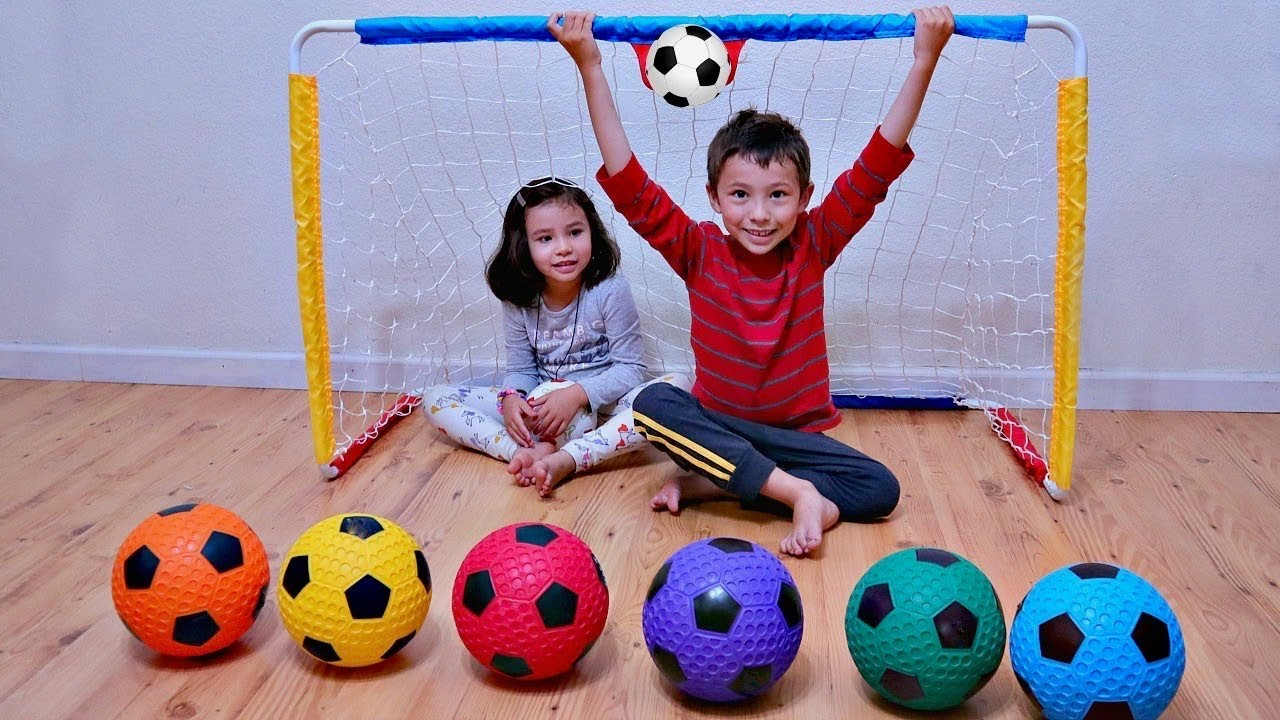
#> input picture 4/Python/2025.04.07/pic.jpg, 1280 x 720 px
$ jupyter execute ora9.ipynb
#> lines starting #> are read from the running program, lines starting #| are printed output that depends on the picture; after the words box and inside, x2 and y2 are one past the last pixel; in counts of white or black regions, pixels touching at a corner belong together
[cell 1]
import cv2 as cv
import numpy as np
import matplotlib.pyplot as plt

[cell 2]
img = cv.imread("pic.jpg")
#> img is the input picture: shape (720, 1280, 3); mean B, G, R 150.7, 135.3, 154.8

[cell 3]
if img is not None:
    cv.imshow("title",img)
    cv.waitKey(0)
    cv.destroyAllWindows()
else:
    print("This image could not be opened")

[cell 4]
cv.imshow("title",img[100:300,200:400])
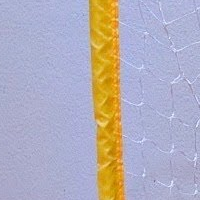
#> window 'title': shape (200, 200, 3); mean B, G, R 186.4, 174.1, 178.2
cv.waitKey(0)
cv.destroyAllWindows()

[cell 5]
sav = img[100:300,200:400]
cv.imshow("sav",sav)
cv.waitKey(0)
cv.destroyAllWindows()

[cell 6]
savPiros = img[100:300,200:400,0]
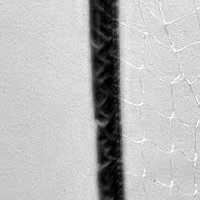
#> savPiros: shape (200, 200); min 0, max 255, mean 186.4
savZold = img[100:300,200:400,1]
savKek = img[100:300,200:400,2]
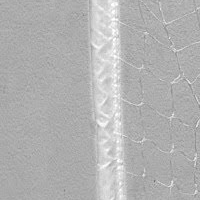
#> savKek: shape (200, 200); min 108, max 255, mean 178.2
cv.imshow("sav",savPiros+savZold+savKek)
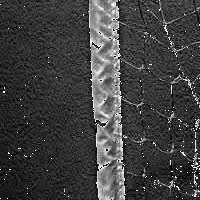
#> window 'sav': shape (200, 200); min 0, max 255, mean 63.8
cv.waitKey(0)
cv.destroyAllWindows()

[cell 7]
b,g,r=cv.split(img)
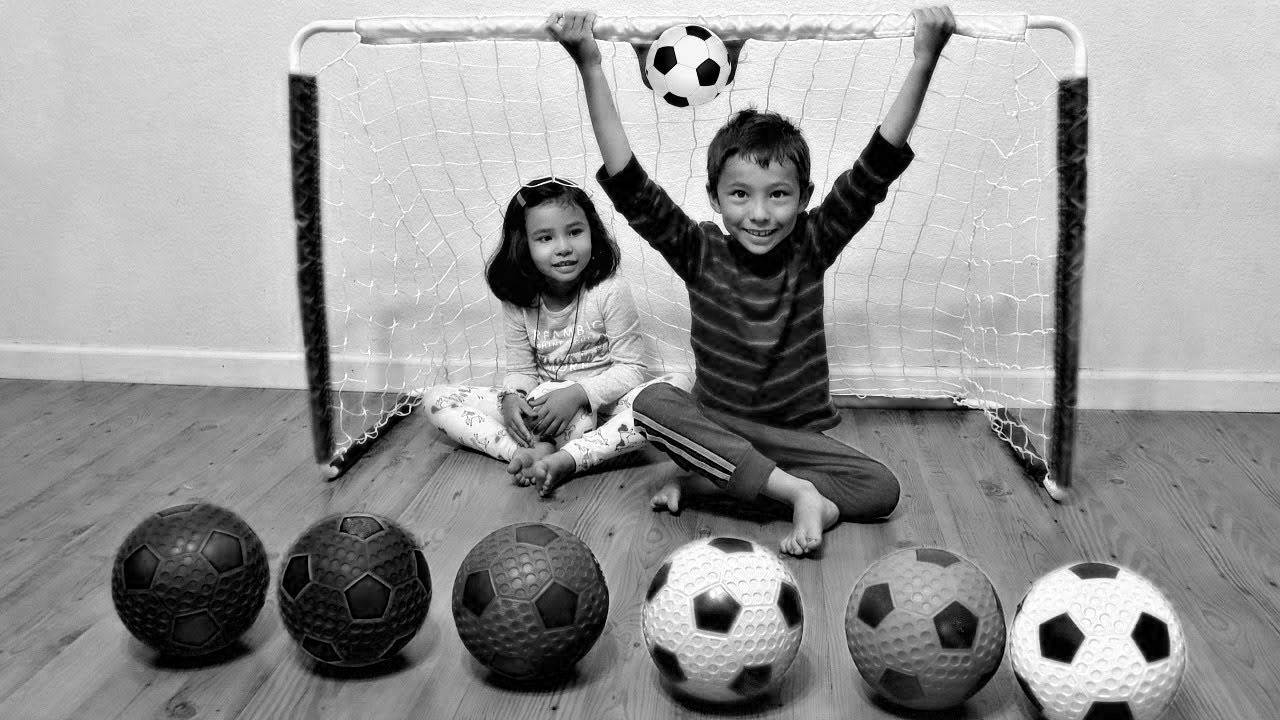
#> b: shape (720, 1280); min 0, max 255, mean 150.7
cv.imshow("kek",b)
cv.waitKey(0)
cv.destroyAllWindows()

[cell 8]
img2 = cv.merge((r,b,g))
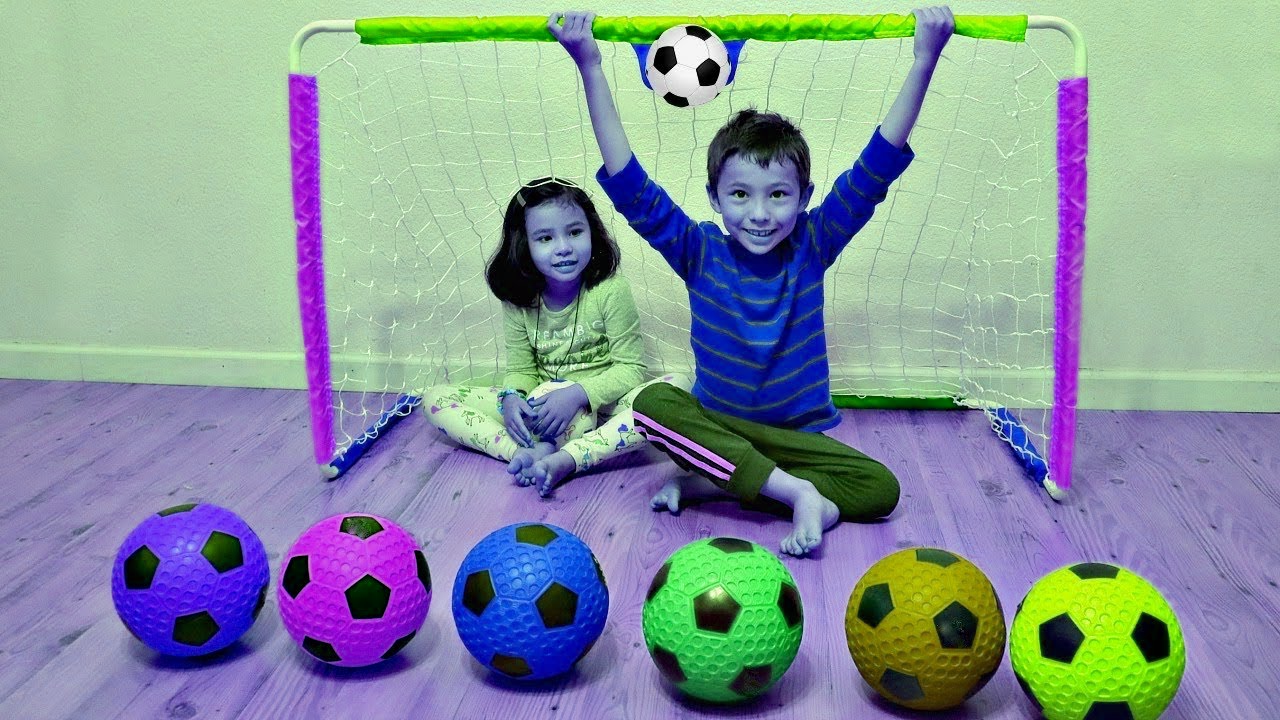
#> img2: shape (720, 1280, 3); mean of channels 0, 1, 2 154.8, 150.7, 135.3; drawn as B, G, R
cv.imshow("szines",img2)
cv.waitKey(0)
cv.destroyAllWindows()

[cell 9]
print(img.shape, img.size)
#| (720, 1280, 3) 2764800

[cell 10]
#sav: 100:300, 200:400
img3 = img
img3[500:700, 100:300] = sav
#> img3: shape (720, 1280, 3); 4.34% of pixels changed, all inside (x1, y1, x2, y2) = (100, 500, 300, 700)
cv.imshow("rarakas",img3)
cv.waitKey(0)
cv.destroyAllWindows()

[cell 11]
flags = [i for i in dir(cv) if i.startswith("COLOR_")]
print(flags)

[cell 12]
flags = [i for i in dir(cv) if i.startswith("COLOR_")]
print(flags)

[cell 13]
# hsv = hue saturation value
# [0-167] [0-255] [0-255]

hsv = cv.cvtColor(img, cv.COLOR_BGR2HSV)
#> hsv: shape (720, 1280, 3); mean H, S, V 88.1, 94.1, 185.1

[cell 14]
mask = cv.inRange(hsv,np.array([[90,50,70]]),np.array([[128,255,255]]))
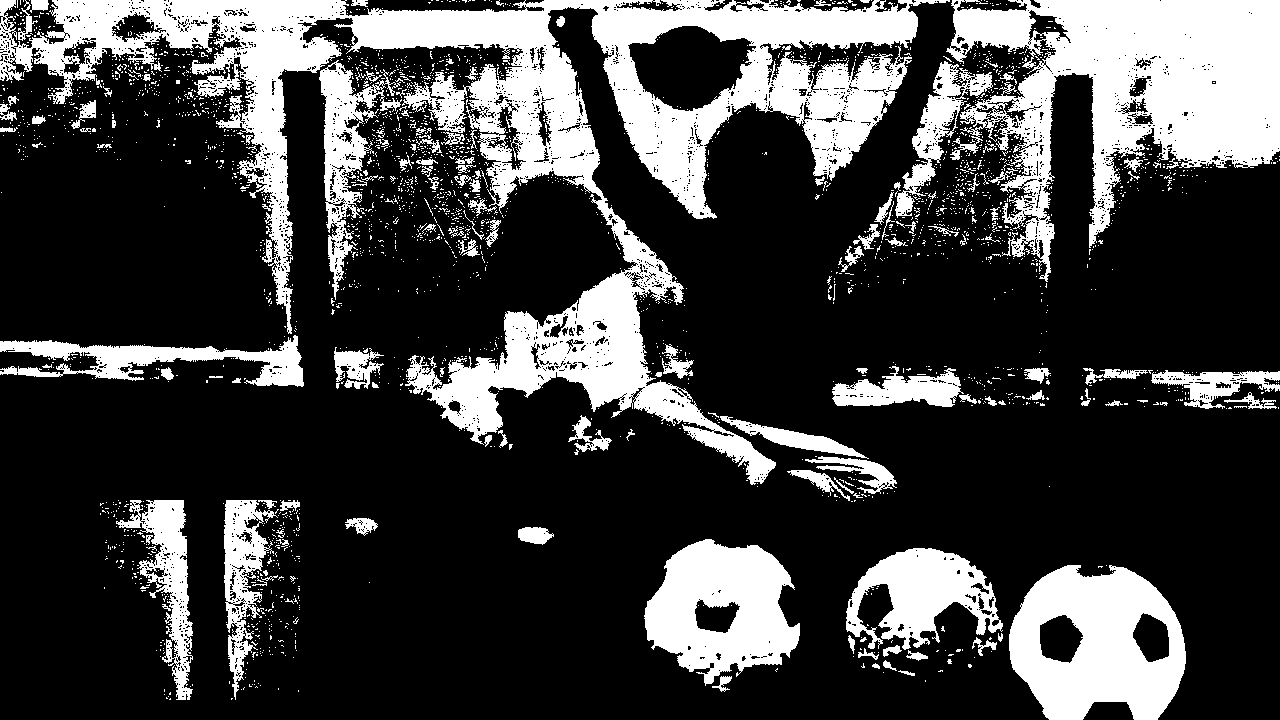
#> mask: shape (720, 1280); 25.6% white; 2786 white regions (2639 under 20 px), largest, box (x1, y1, x2, y2) and area: (0, 0, 950, 485) 98970, (946, 0, 1280, 282) 43723, (1009, 565, 1186, 720) 18623
print(mask)

[cell 15]
highlighted = cv.bitwise_and(img, img, mask=mask)

cv.imshow("title",highlighted)
cv.waitKey(0)
cv.destroyAllWindows()

[cell 16]
gray = cv.cvtColor(img, cv.COLOR_BGR2GRAY)
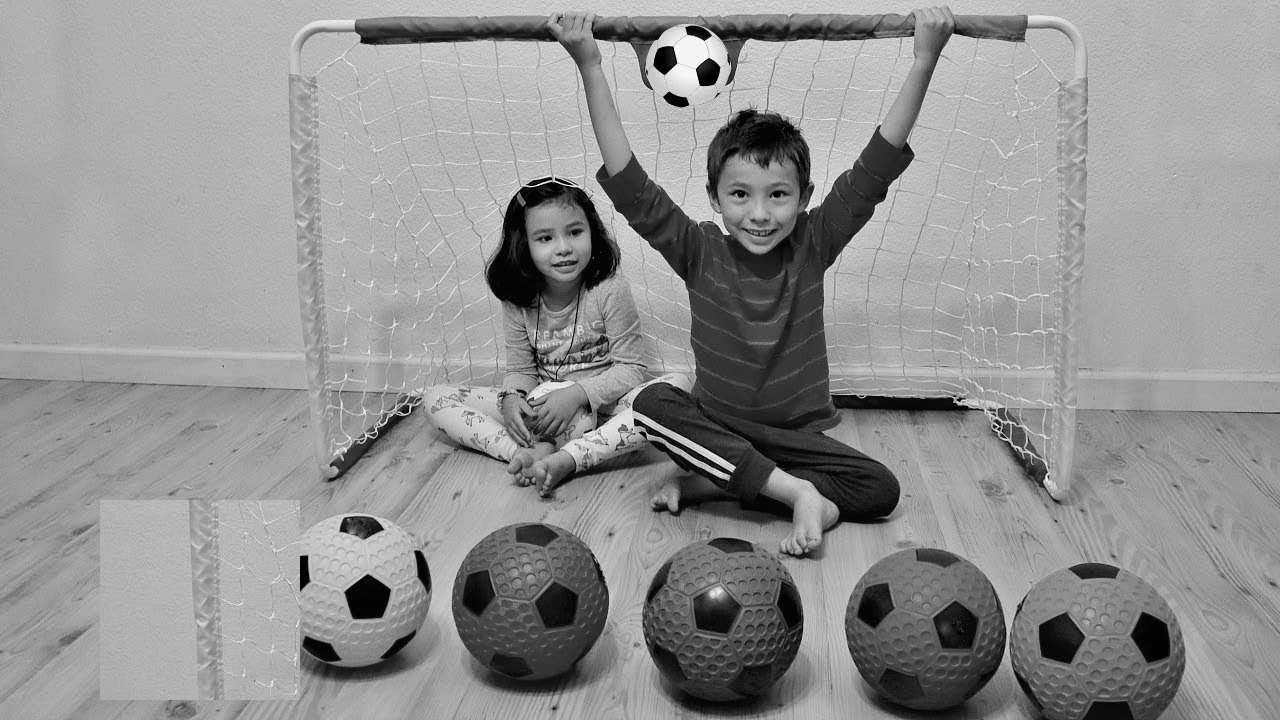
#> gray: shape (720, 1280); min 0, max 255, mean 145.4

cv.imshow("title",gray)
cv.waitKey(0)
cv.destroyAllWindows()

[cell 17]
edges = cv.Canny(gray, 100, 200)
#> edges: shape (720, 1280); 6.4% white in thin lines or dots

plt.subplot(121),plt.imshow(gray, cmap="gray")
plt.title("original image"),plt.xticks([]),plt.yticks([])
plt.subplot(122),plt.imshow(edges, cmap="gray")
plt.title("edges"),plt.xticks([]),plt.yticks([])

[cell 18]
img_denoise = cv.fastNlMeansDenoising(img, None, 10, 7, 21)

plt.subplot(121),plt.imshow(img)
plt.subplot(122),plt.imshow(img_denoise)
plt.show()
#> figure, not shown here; B, G, R data is drawn as R, G, B

[cell 19]
img5 = cv.imread("people.jpg")
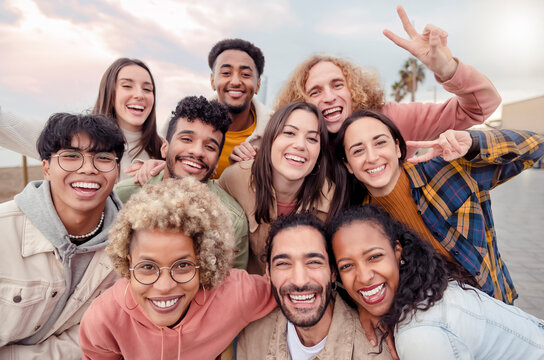
#> input picture 4/Python/2025.04.07/people.jpg, 544 x 360 px
#> img5 is the input picture: shape (360, 544, 3); mean B, G, R 141.5, 147.6, 175.4

if img5 is None:
    raise ValueError("does not exist")

face_cascade = cv.CascadeClassifier("haarcascades_frontalface_default.xml")

gray_people = cv.cvtColor(img5, cv.COLOR_BGR2GRAY)

faces = face_cascade.detectMultiScale(gray_people, scaleFactor=1.1, minNeighbors=5)

for (x,y,w,h) in faces:
    cv.rectangle(img5, (x,y), (x+w, y+h))
